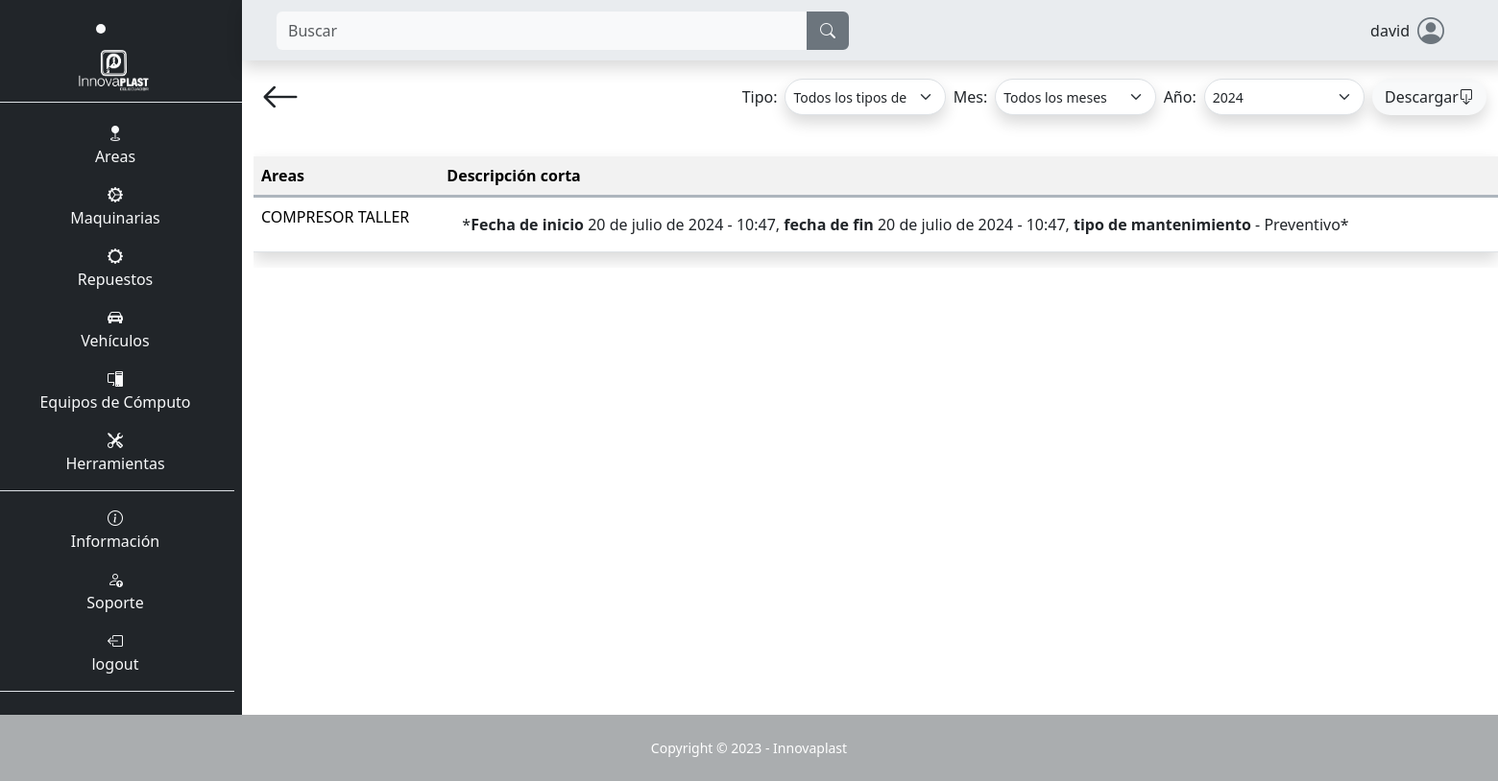
The app's page /area/tabla/ (signed in), older data.
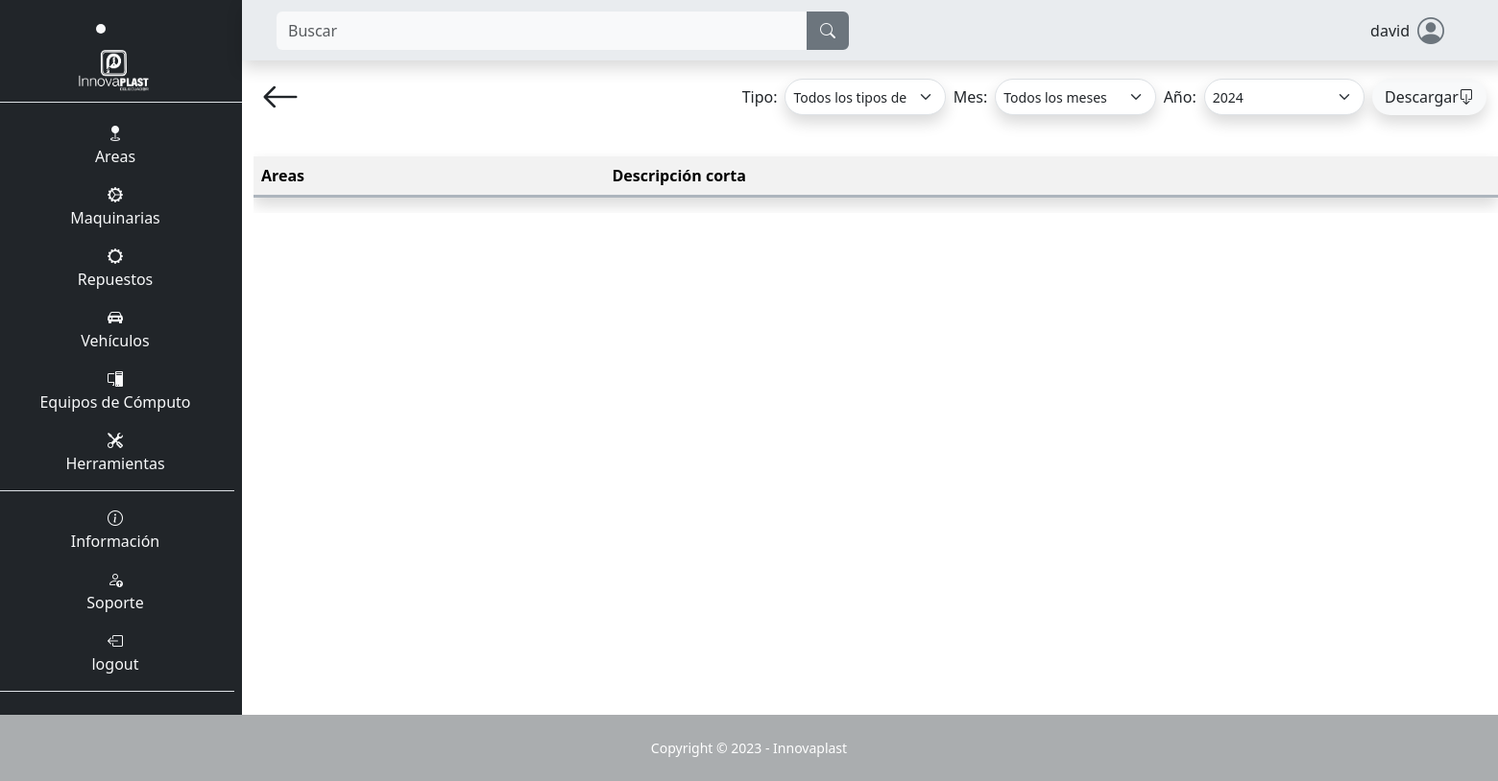
The same page, newer data.
### SGE_area/models.py (models this page shows, shortened)
class Area(models.Model):
    nombre = models.CharField(max_length=100, null=False, blank=False)
    tamaño = models.CharField(max_length=100, blank=False, null=False)
    encargado = models.CharField(max_length=100, blank=False, null=False)
    teléfono_encargado = models.CharField(max_length=100, blank=False, null=False)
    descripción = models.TextField(max_length=500, null=False, blank=False)
    ubicación = models.CharField(max_length=100, null=False, blank=False)
    capacidad = models.CharField(max_length=100, null=False, blank=False)
    tipo_de_área = models.CharField(max_length=100, null=False, blank=False)
    estado_de_ocupación = models.CharField(max_length=100, null=False, blank=False)
    fecha_ultimo_mantenimiento = models.DateField(default=date.today, blank=False, null=False)
    intervalo_mantenimiento = models.IntegerField(blank=False, null=False)
    image = models.ImageField(upload_to="area/image", null=False, blank=False)

class MantenimientoArea(models.Model):
    area = models.ForeignKey(Area, on_delete=models.CASCADE)
    tipo = models.ForeignKey(TipoMantenimientoArea, on_delete=models.CASCADE)
    fecha_inicio = models.DateField(default=date.today)
    hora_inicio = models.TimeField(default=datetime.now().time())
    fecha = models.DateField(default=date.today)
    hora = models.TimeField(default=datetime.now().time())
    operador = models.CharField(max_length=100, blank=False, null=False, default="")
    descripción = models.TextField(max_length=500, null=False, blank=False, default="")
    image_antes = models.ImageField(upload_to="area/mantenimiento/antes", null=False, blank=False, default=None)
    image = models.ImageField(upload_to="area/mantenimiento/despues", null=False, blank=False, default=None)

class TipoMantenimientoArea(models.Model):
    tipo = models.CharField(max_length=100, blank=False, null=False)
    def __str__(self):
        return self.tipo

### SGE_area/views.py (the view)
# urls.py: path('tabla/', views.tabla_mantenimientos, name="area_tabla_mantenimientos"),
@login_required
def tabla_mantenimientos(request):
    areas = Area.objects.all()
    tipos_mantenimiento = TipoMantenimientoArea.objects.all()
    for area in areas:
        area.mantenimientos = area.mantenimientoarea_set.all().order_by('-fecha', '-hora')
    context = {
        'areas': areas,
        'tipos_mantenimiento': tipos_mantenimiento,
    }
    return render(request, 'SGE_area/tablas.html', context)

### templates/SGE_area/tablas.html (shortened to what this page needs)
{% extends "layout/base.html" %}
{% block 'content' %}
<div class="container">
    <div class="d-flex p-2 justify-content-between">
        <a class="text-decoration-none text-dark" href="{% url "area" %}">
            <i class="bi bi-arrow-left fs-1"></i>
        </a>
        <form class="d-flex mt-auto mb-auto" action="{% url 'documento_general_mantenimientos_area' %}" method="get" style="max-height: 50px; min-width: 600px;">
          <label class="mt-auto mb-auto m-1" for="tipo_mantenimiento">Tipo:</label>
            <select class="form-select form-select-sm m-1 shadow rounded-pill" name="tipo_mantenimiento" id="tipo_mantenimiento">
                <option value="">Todos los tipos de mantenimiento</option>
            </select>
          <label class="mt-auto mb-auto m-1" for="mes">Mes:</label>
          <select class="form-select form-select-sm m-1 shadow rounded-pill" name="mes" id="mes">
            <option value="">Todos los meses</option>
          </select>
          <label class="mt-auto mb-auto m-1" for="anio">Año:</label>
          <select class="form-select form-select-sm m-1 shadow rounded-pill" name="anio" id="anio">
              <option value="2024">2024</option>
          </select>
          <button type="submit" value="Submit" class="btn bg-body-tertiary d-flex m-1 shadow rounded-pill">Descargar  <i class="bi bi-box-arrow-down mt-auto mb-auto"></i></button>
        </form>
    </div>
    <div class="table-responsive">
    <table class="table table-striped mt-4 shadow">
      <tr class="border border-end-0 border-start-0 border-top-0 border-3 border-dark-subtle">
        <th>Areas</th>
        <th>Descripción corta</th>
      </tr>
      {% for area in areas %}
      <tr>
        <td>{{ area.nombre }}</td>
        <td>
          <ul class="list-group list-group-flush">
            {% for mantenimiento in area.mantenimientos %}
            <li class="list-group-item">*<b>Fecha de inicio</b> {{ mantenimiento.fecha_inicio }} - {{ mantenimiento.hora_inicio }}, <b>fecha de fin</b> {{ mantenimiento.fecha }} - {{ mantenimiento.hora }}, <b>tipo de mantenimiento</b> - {{ mantenimiento.tipo }}*</li>
            {% endfor %}
          </ul>
        </td>
      </tr>
      {% endfor %}
    </table>
    </div>
</div>
{% endblock %}

### templates/layout/base.html (shortened to what this page needs)
{% load static %}
<!DOCTYPE html>
<html lang="es">
<head>
    <link rel="stylesheet" href="https://cdn.jsdelivr.net/npm/bootstrap-icons@1.10.3/font/bootstrap-icons.css">
    <link rel="stylesheet" href="{% static "css/bootstrap.css" %}">
    <link rel="stylesheet" href="{% static "css/style.css" %}">
</head>
<body class="" id="page-top">
    <main>
        <div class="row">
            {% if user.is_authenticated %}
            <div class="col-12 col-md-2 m-0 p-0 text-light text-center barra d-none d-md-block">
                <li class="nav-item active text-center fs-3 lista-menu m-2" style="transition: background-color 0.5s ease">
                    <a class="nav-link" href="{% url "index" %}">
                        <img src="{% static "images/Innovaplast.png" %}" alt="Innovaplast" style="max-height: 46px;">
                    </a>
                </li>
                <ul class="flex-column align-items-stretch p-2 border-top">
                    <li class="nav-item mt-1 pt-2 lista-menu text-center" style="transition: background-color 0.5s ease">
                        <a class="text-light text-decoration-none lista-menu" href="{% url "area" %}"><i class="bi bi-geo-fill"></i><p>Areas</p></a>
                    </li>
                    <li class="nav-item lista-menu" style="transition: background-color 0.5s ease">
                        <a class="text-light text-decoration-none lista-menu" href="{% url "maquina" %}"><i class="bi bi-gear-wide-connected"></i><p>Maquinarias</p></a>
                    </li>
                    <li class="nav-item lista-menu" style="transition: background-color 0.5s ease">
                        <a class="text-light text-decoration-none lista-menu" href="{% url "repuesto_maquina" %}"><i class="bi bi-gear-wide"></i><p>Repuestos</p></a>
                    </li>
                    <li class="nav-item lista-menu" style="transition: background-color 0.5s ease">
                        <a class="text-light text-decoration-none lista-menu" href="{% url "vehiculo" %}"><i class="bi bi-car-front-fill"></i><p>Vehículos</p></a>
                    </li>
                    <li class="nav-item lista-menu" style="transition: background-color 0.5s ease">
                        <a class="text-light text-decoration-none lista-menu" href="{% url "pc" %}"><i class="bi bi-pc-display"></i><p>Equipos de Cómputo</p></a>
                    </li>
                    <li class="nav-item border-bottom lista-menu" style="transition: background-color 0.5s ease">
                        <a class="text-light text-decoration-none lista-menu" href="{% url "herramienta" %}"><i class="bi bi-tools"></i><p>Herramientas</p></a>
                    </li>
                    <li class="nav-item pt-3 lista-menu" style="transition: background-color 0.5s ease">
                        <a class="text-light text-decoration-none lista-menu" href="{% url "info" %}"><i class="bi bi-info-circle"></i><p>Información</p></a>
                    </li>
                    <li class="nav-item lista-menu" style="transition: background-color 0.5s ease">
                        <a class="text-light text-decoration-none lista-menu" href="{% url "soporte" %}">  <i class="bi bi-person-up"></i><p>Soporte</p></a>
                    </li>
                    {% if user.is_authenticated %}
                        <li class="nav-item lista-menu border-bottom" style="transition: background-color 0.5s ease">
                            <a class="text-light text-decoration-none lista-menu" href="{% url "logout" %}"><i class="bi bi-box-arrow-left"></i><p>logout</p></a>
                        </li>
                    {% else %}
                        <li class="nav-item lista-menu border-bottom" style="transition: background-color 0.5s ease">
                            <a class="text-light text-decoration-none lista-menu" href="{% url "login" %}"><i class="bi bi-box-arrow-right"></i><p>Login</p></a>
                        </li>
                    {% endif %}
                </ul>
            </div>
            {% endif %}
            <div class="col-12 col-md-10 m-0 p-0">
                {% if user.is_authenticated %}
                <nav class="row navbar bg-body-secondary p-2 m-0 shadow sticky-top navbar-expand-lg">
                        <div class="col-12 col-md-6 order-lg-first order-last">
                            <form class="d-flex form-inline mr-auto ml-md-3 my-2 my-md-0 ms-3 me-3 mw-100 navbar-search" role="search" action="" method='GET'>
                                <div class="input-group">
                                    <input class="form-control bg-light border-0 small" id="search-input" name="search" type="search" placeholder="Buscar" aria-label="Search">
                                    <div class="input-group-append">
                                        <button class="btn btn-secondary text-light rounded-0 rounded-end border-2" type="submit">
                                            <i class="bi bi-search"></i>
                                        </button>
                                    </div>
                                </div>
                            </form>
                        </div>
                        <div class="col-12 col-md-6">
                            <div class="me-5 d-flex justify-content-center justify-content-md-end align-items-center">
                                <p class="ms-5 mt-auto mb-auto">{{ user }}</p>
                                <i class="bi bi-person-circle fs-3 ms-2 icono-persona"></i>
                            </div>
                        </div>
                </nav>
                {% endif %}
                {% block 'content' %}{% endblock %}
            </div>
    </main>
    {% if user.is_authenticated %}
    <footer class="footer">
        <div class="small text-center p-4 text-white">Copyright &copy; 2023 - Innovaplast</div>
    </footer>
    {% endif %}
</body>
</html>

### static/css/style.css (style rules this page uses)
:root { --color-primary: #6c757d; --color-secondary: #212529; --body: #ffffff; --footer: #aaadaf; }
* { margin: 0; padding: 0; box-sizing: border-box; }
body { background-color: var(--body); }
.barra { background-color: var(--color-secondary); }
ul { list-style-type: none; }
.icono-persona { color: var(--color-primary); }
.footer { background-color: var(--footer); }

Row changes from the older to the newer data that the page shows:
removed Area: nombre "COMPRESOR TALLER"
removed MantenimientoArea: fecha_inicio "20 de julio de 2024", hora_inicio "10:47", fecha "20 de julio de 2024", hora "10:47", tipo "Preventivo"
